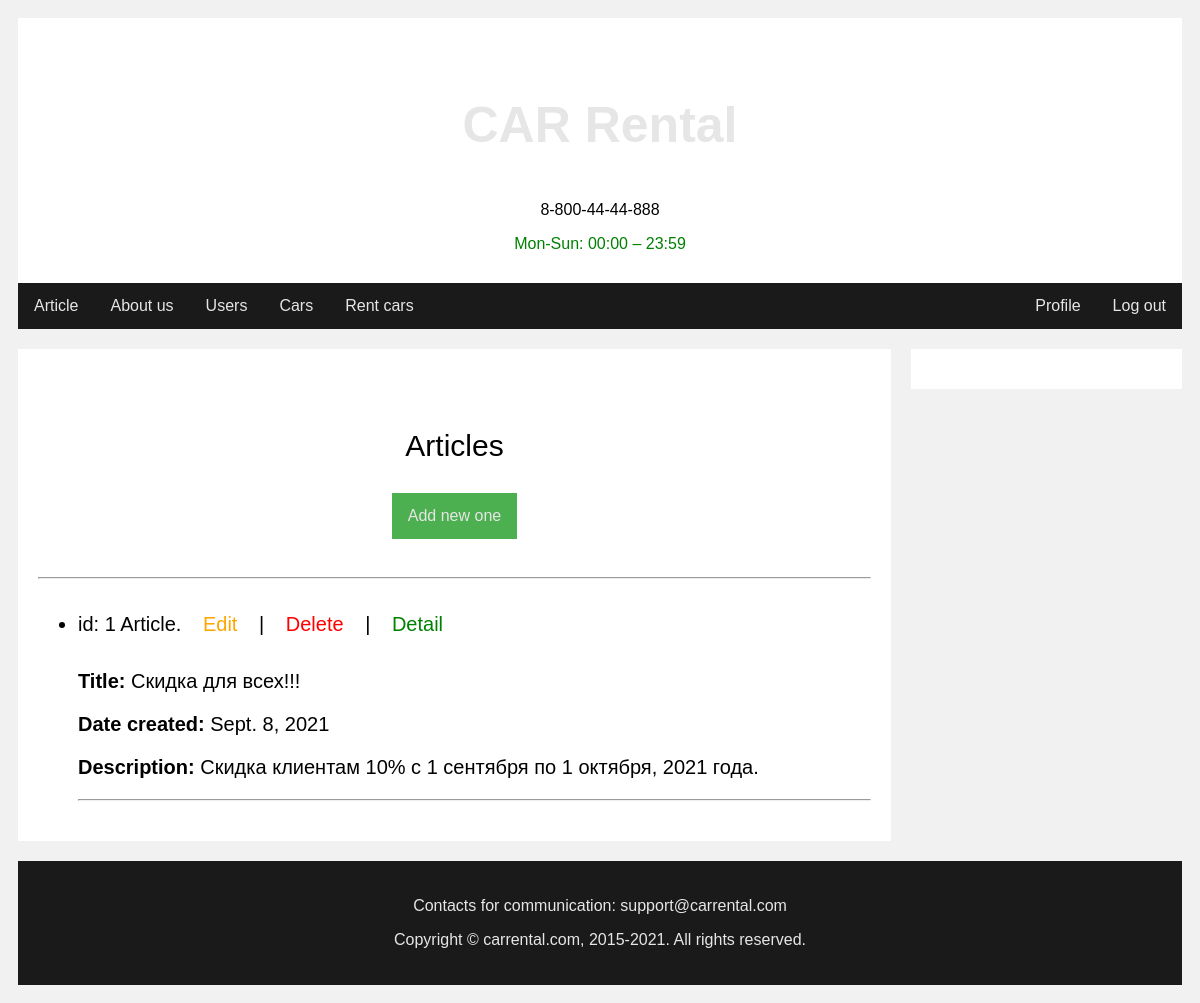
Page /attach/article/list/ on the committed database.
### b_website/models.py (models this page shows, shortened)
class Article(models.Model):
    title = models.CharField(max_length=255)
    date_created = models.DateField(default=timezone.now)
    description = models.TextField()
    class Meta:
        verbose_name = 'article'
        verbose_name_plural = 'Articles'
        db_table = 'articles'

### b_website/views.py (the view)
# urls.py: path('attach/article/list/', SuperArticleListView.as_view(), name='article_list'),
class SuperArticleListView(ListView):
    model = Article
    template_name = 'b_website/list_view/super_article_list.html'

### templates/b_website/list_view/super_article_list.html
{% extends 'website/base_site_1.html' %} {% load crispy_forms_tags %} {% block title %} Articles {% endblock title %} {% block left_main %}
<div>
    <div class='header'>
        <p style="font-size: 30px">Articles</p>
        <a href="/attach/article/create/" class='active'>Add new one</a>
    </div>
    <hr />
    <ul style="font-size: 20px">
        {% for object in object_list %}
        <li>id: {{ object.id }} Article.
            <a href="/attach/article/{{ object.id }}/update/" style="color: orange">Edit</a> | <a href="/attach/article/{{ object.id }}/delete/" style="color: red">Delete</a> | <a href="/attach/article/{{ object.id }}/detail/" style="color: green">Detail</a>
            <p><strong>Title:</strong> {{ object.title }}</p>
            <p><strong>Date created:</strong> {{ object.date_created }}</p>
            <p><strong>Description:</strong> {{ object.description }}</p>
        </li>
        <hr />
        {% empty %}
        <li>No articles yet.</li>
        {% endfor %}
    </ul>
</div>
{% endblock left_main %} {% block right_main %} {% endblock right_main %}

### templates/website/base_site_1.html (style rules this page uses)
* { box-sizing: border-box; }
body { font-family: Arial; padding: 10px; background: #f1f1f1; }
.header { padding: 30px; text-align: center; background: white; }
a, .dropbtn { display: inline-block; color: #e6e6e6; text-align: center; padding: 14px 16px; text-decoration: none; }
.active { background-color: #4CAF50; }

### rows in the picture
Article: id "1", title "Скидка для всех!!!", date_created "Sept. 8, 2021", description "Скидка клиентам 10% с 1 сентября по 1 октября, 2021 года."
